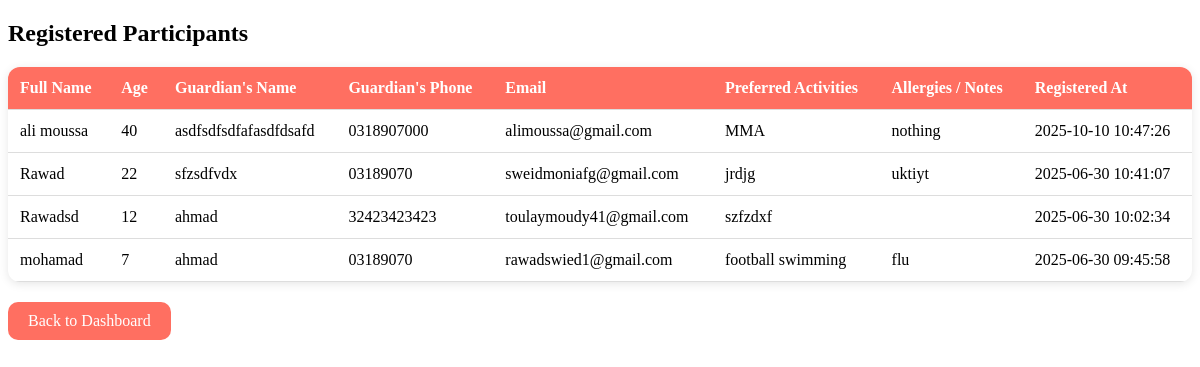
Page /admin/view-participants.php (signed in) on the committed database.
### tables this page shows
CREATE TABLE `participants` (
  `id` int(11) NOT NULL,
  `full_name` varchar(100) NOT NULL,
  `age` int(11) NOT NULL,
  `guardian_name` varchar(100) NOT NULL,
  `guardian_phone` varchar(20) NOT NULL,
  `email` varchar(100) NOT NULL,
  `preferred_activities` text NOT NULL,
  `medical_notes` text DEFAULT NULL,
  `created_at` timestamp NOT NULL DEFAULT current_timestamp()
);

### admin/view-participants.php (the view, shortened to what this page needs)
<?php
require_once '../includes/db.php';
$result = $conn->query("SELECT * FROM participants ORDER BY created_at DESC");
?>
<!DOCTYPE html>
<html lang="en">
<head>
  <link rel="stylesheet" href="../assets/css/view-participants.css">
</head>
<body>
  <div class="form-container">
    <h2>Registered Participants</h2>
    <table>
      <tr>
        <th>Full Name</th>
        <th>Age</th>
        <th>Guardian's Name</th>
        <th>Guardian's Phone</th>
        <th>Email</th>
        <th>Preferred Activities</th>
        <th>Allergies / Notes</th>
        <th>Registered At</th>
      </tr>
      <?php while ($row = $result->fetch_assoc()): ?>
        <tr>
          <td><?= htmlspecialchars($row['full_name']) ?></td>
          <td><?= htmlspecialchars($row['age']) ?></td>
          <td><?= htmlspecialchars($row['guardian_name']) ?></td>
          <td><?= htmlspecialchars($row['guardian_phone']) ?></td>
          <td><?= htmlspecialchars($row['email']) ?></td>
          <td><?= htmlspecialchars($row['preferred_activities']) ?></td>
          <td><?= htmlspecialchars($row['medical_notes']) ?></td>
          <td><?= htmlspecialchars($row['created_at']) ?></td>
        </tr>
      <?php endwhile; ?>
    </table>
    <a class="back-btn" href="dashboard.php">Back to Dashboard</a>
  </div>
</body>
</html>

### assets/css/view-participants.css (style rules this page uses)
table { width: 100%; border-collapse: collapse; margin-top: 20px; background: white; border-radius: 12px; overflow: hidden; box-shadow: 0 2px 10px rgba(0,0,0,0.1); }
th, td { padding: 12px; text-align: left; border-bottom: 1px solid #ddd; }
th { background-color: #ff6f61; color: white; }
.back-btn { margin-top: 20px; display: inline-block; padding: 10px 20px; background-color: #ff6f61; color: white; text-decoration: none; border-radius: 10px; transition: background-color 0.3s ease; }

### rows in the picture
participants: full_name "ali moussa", age "40", guardian_name "asdfsdfsdfafasdfdsafd", guardian_phone "0318907000", email "alimoussa@gmail.com", preferred_activities "MMA", medical_notes "nothing", created_at "2025-10-10 10:47:26"
participants: full_name "Rawad", age "22", guardian_name "sfzsdfvdx", guardian_phone "03189070", email "sweidmoniafg@gmail.com", preferred_activities "jrdjg", medical_notes "uktiyt", created_at "2025-06-30 10:41:07"
participants: full_name "Rawadsd", age "12", guardian_name "ahmad", guardian_phone "32423423423", email "toulaymoudy41@gmail.com", preferred_activities "szfzdxf", created_at "2025-06-30 10:02:34"
participants: full_name "mohamad", age "7", guardian_name "ahmad", guardian_phone "03189070", email "rawadswied1@gmail.com", preferred_activities "football swimming", medical_notes "flu", created_at "2025-06-30 09:45:58"
